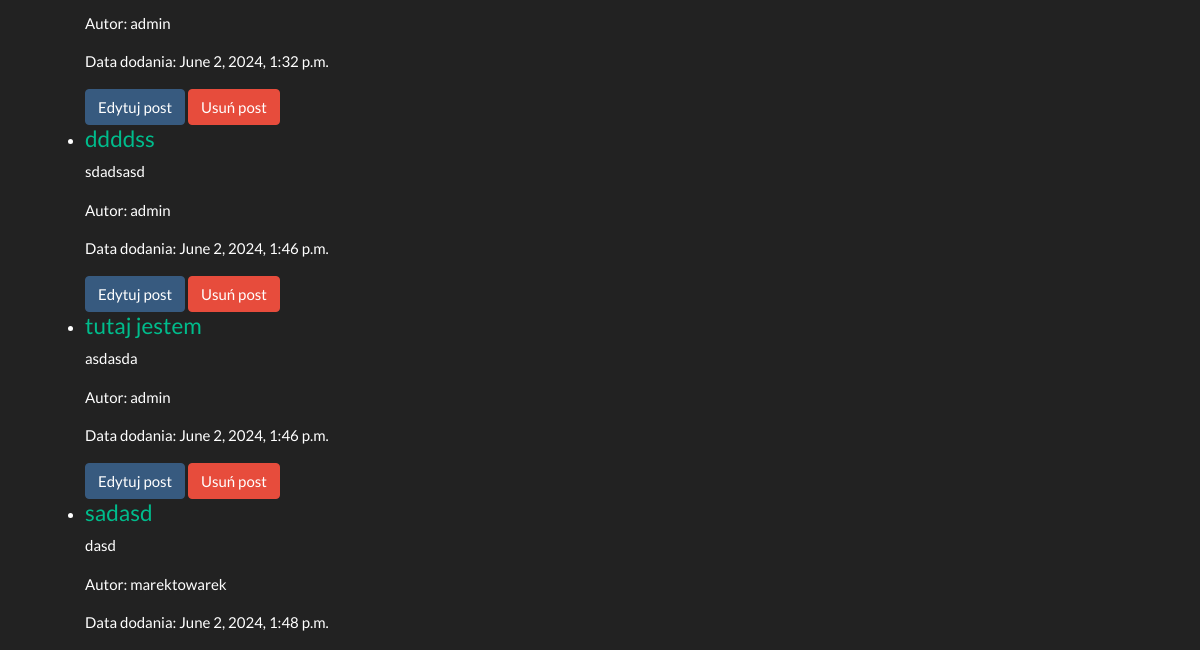
The app's page /blogs/2/ (signed in, lower part), older data.
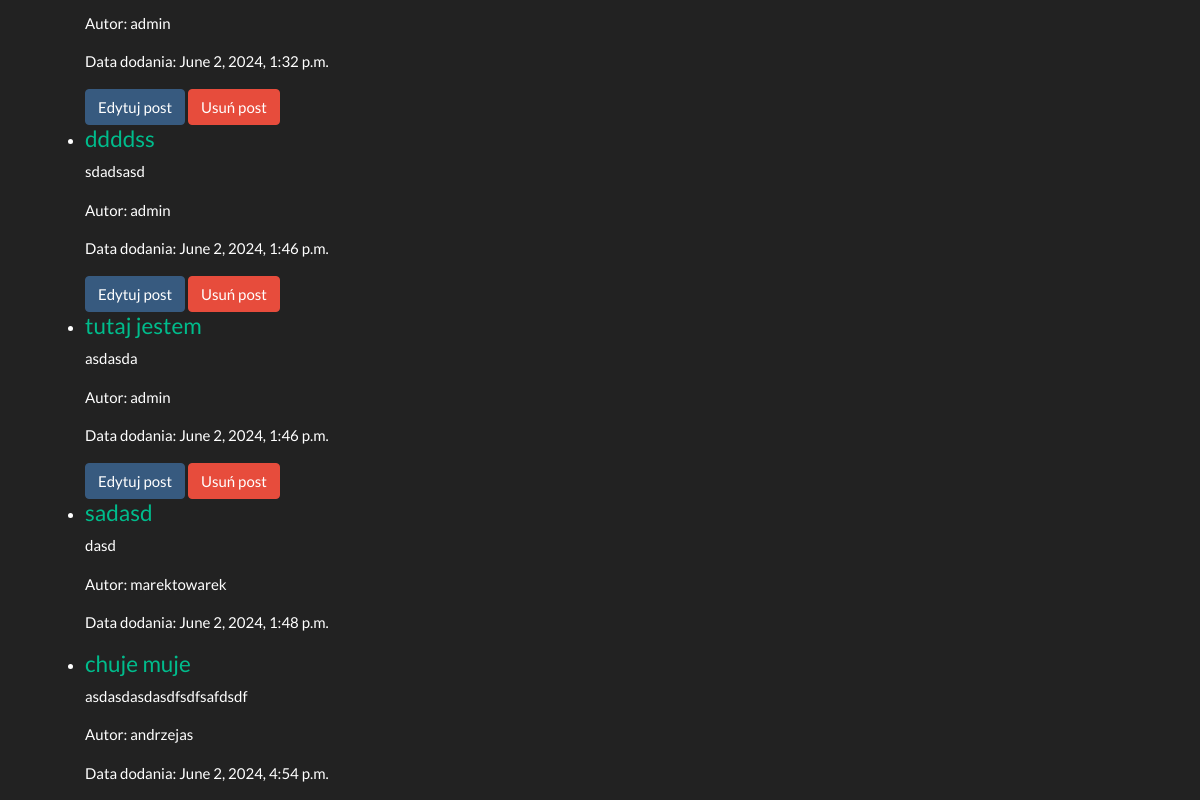
The same page, newer data.
### mainapp/models.py (models this page shows)
class Post(models.Model):
    title = models.CharField(max_length=255)
    content = models.TextField(max_length=2000)
    author = models.ForeignKey(User, on_delete=models.CASCADE)
    date_of_creation = models.DateTimeField(auto_now_add=True)
    password = models.CharField(max_length=255, null=True, blank=True)
    is_private = models.BooleanField(default=False)
    image = models.ImageField(upload_to='images/', null=True, blank=True)
    blog = models.ForeignKey(Blog, on_delete=models.CASCADE)

### mainapp/views.py (the view)
# urls.py: path('blogs/<int:blog_id>/', views.blog_details, name='blog_details'),
@login_required
def blog_details(request, blog_id):
    blog = get_object_or_404(Blog, pk=blog_id)
    posts = Post.objects.filter(blog=blog)
    tag_id = request.GET.get('tag')
    if tag_id:
        posts = posts.filter(posttag__tag_id=tag_id)
    tags = Tag.objects.all()
    comment_form = CommentCreationForm()
    return render(request, 'blog_details.html',
                  {'blog': blog, 'posts': posts, 'comment_form': comment_form, 'tags': tags})

### mainapp/templates/blog_details.html (shortened to what this page needs)
<!DOCTYPE html>
<html lang="en">
<head>
    <link rel="stylesheet" href="https://cdn.jsdelivr.net/npm/bootswatch@4.5.2/dist/darkly/bootstrap.min.css">
</head>
<body>
    <div class="container">
        <ul>
            {% for post in posts %}
                <li>
                    <h4><a href="{% url 'post_details' post.id %}">{{ post.title }}</a></h4>
                    <p>{{ post.content }}</p>
                    <p>Autor: {{ post.author }}</p>
                    <p>Data dodania: {{ post.date_of_creation }}</p>
                    {% if request.user == post.author %}
                        <a href="{% url 'edit_post' post_id=post.id %}" class="btn btn-primary">Edytuj post</a>
                        <a href="{% url 'delete_post' post_id=post.id %}" class="btn btn-danger" onclick="return confirm('Czy na pewno chcesz usunąć ten post?')">Usuń post</a>
                    {% endif %}
                </li>
            {% empty %}
                <li>Brak postów.</li>
            {% endfor %}
        </ul>
    </div>
</body>
</html>

Row changes from the older to the newer data that the page shows:
added Post: title "chuje muje", content "asdasdasdasdfsdfsafdsdf", author "andrzejas", date_of_creation "June 2, 2024, 4:54 p.m."
